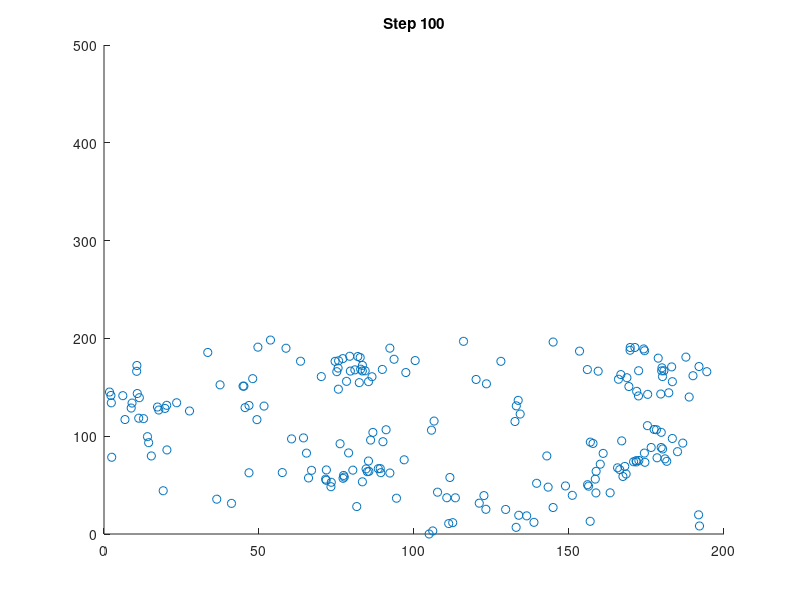

Source code (MATLAB):
clc
clear all

% Parameters
num_agents = 200;             % Number of agents
space_width = 200;            % Width of the space
space_height = 500;           % Height of the space
cohesion_strength = 0.5;      % Cohesion strength
velocity_matching = 1.0;      % Velocity matching factor
noise_factor = 3.0;           % Noise factor

% Initialize agent positions and velocities randomly
positions = space_width * rand(num_agents, 2);    % Random positions in 2D space
velocities = rand(num_agents, 2) - 0.5;           % Random initial velocities

% Simulation parameters
time_steps = 100;   % Number of simulation steps
radius = 10;  % Adjust this value to define the interaction radius

% Simulation loop
for t = 1:time_steps
    % Plot agents at each time step (optional)
    scatter(positions(:, 1), positions(:, 2));
    xlim([0, space_width]);
    ylim([0, space_height]);
    title(['Step ', num2str(t)]);
    drawnow;

    % Calculate agent velocities based on neighbors
    for i = 1:num_agents
        % Find neighbors within a certain radius 
        neighbor_indices = find(sqrt(sum((positions - positions(i, :)).^2, 2)) < radius);
        
        % Calculate average velocity of neighbors
        avg_velocity = mean(velocities(neighbor_indices, :), 1);
        
        % Update agent velocity based on alignment and noise
        velocities(i, :) = (1 - velocity_matching) * velocities(i, :) + ...
            velocity_matching * avg_velocity + noise_factor * randn(1, 2);
    end
    
    % Update agent positions based on velocities
    positions = positions + velocities;
    
    % Wrap-around boundary conditions (optional)
    positions(positions < 0) = positions(positions < 0) + space_width;
    positions(positions > space_width) = positions(positions > space_width) - space_width;
end
